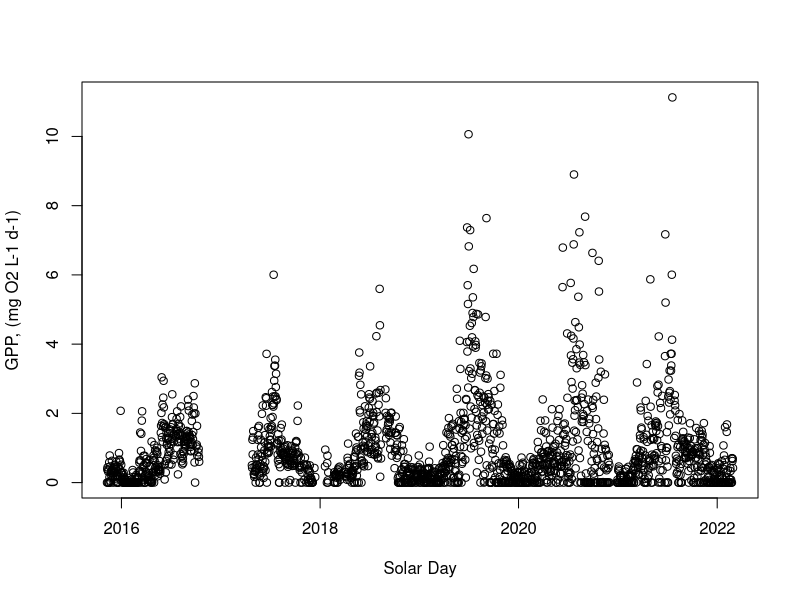
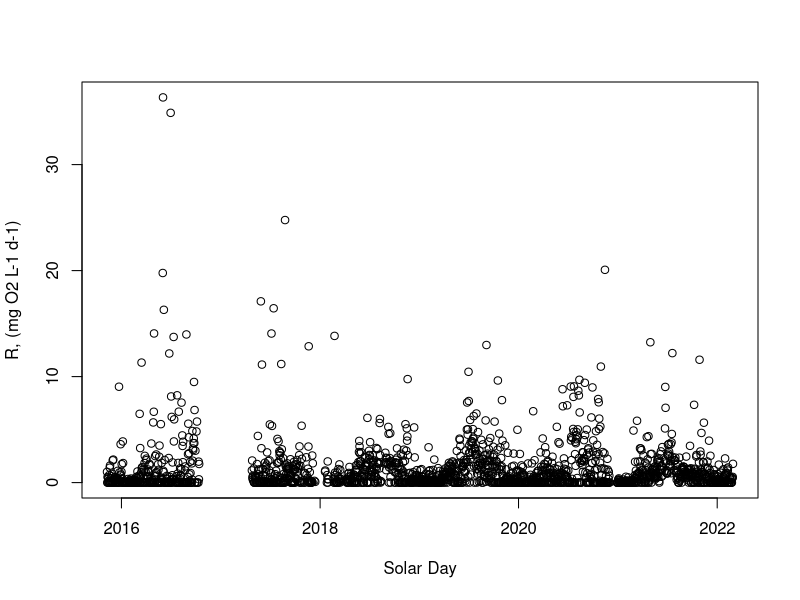
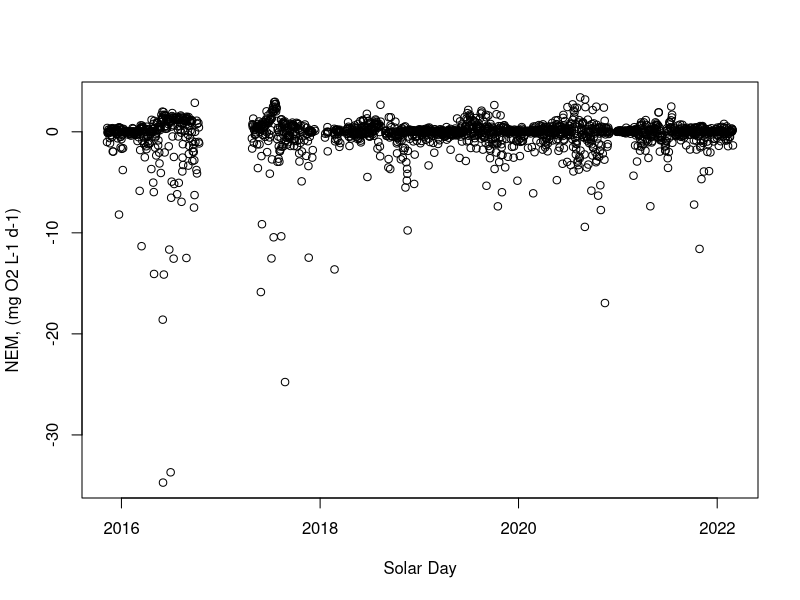
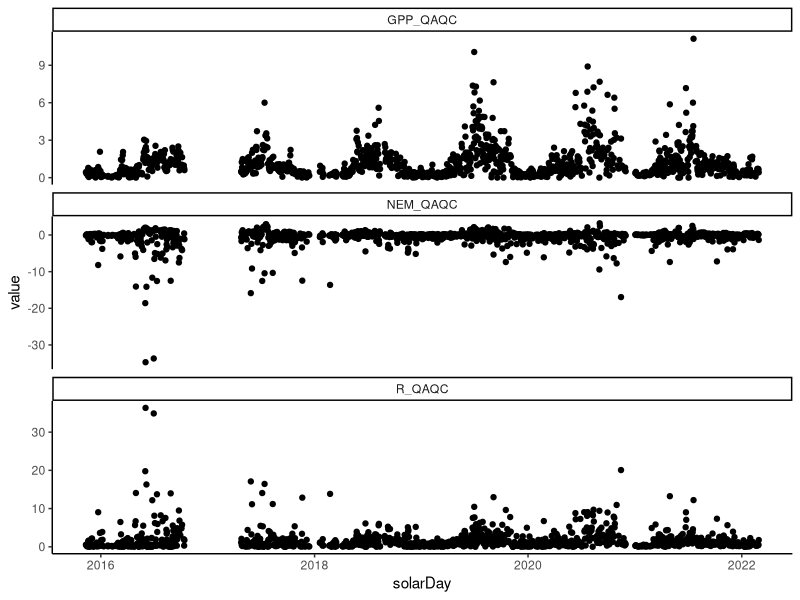
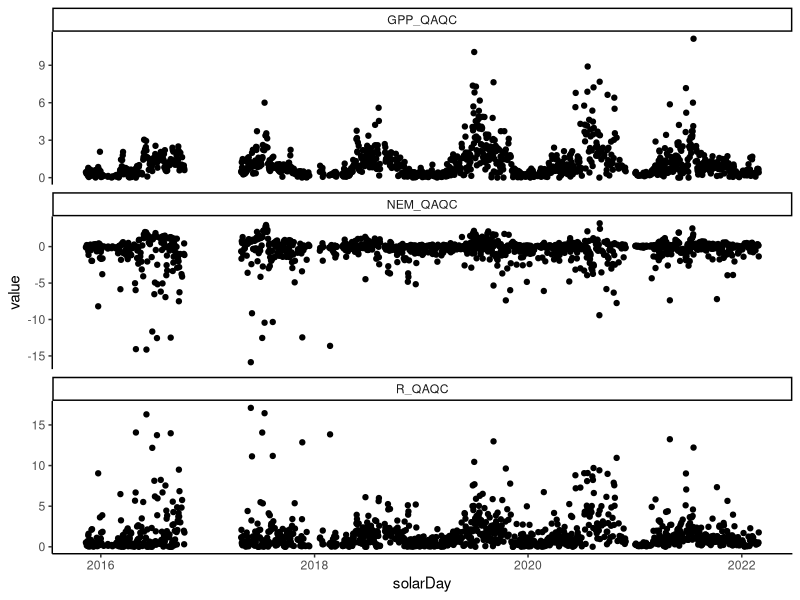

The R script that drew these images, in order:
#### QAQC metab outputs 
#DWH september 2022

#load packages
library(tidyverse)

#check wd after running models
getwd()
setwd(here::here())
getwd()


#### read in data ####
## EXO data 
metaboutput2018_22 <- read.table("./Data/Model_Output/FCR2018_22/FCR2018_22 outputDCR.txt",header=T,sep='\t')
head(metaboutput2018_22)
metaboutput2018_22 <- metaboutput2018_22 %>% 
  mutate(solarDay = as.Date(solarDay))

##InsiteIG (wvwa) data 
metaboutput2015_18 <- read.table("./Data/Model_Output/FCR2015_18/FCR2015_18 outputDCR.txt",header=T,sep='\t')
metaboutput2015_18 <- metaboutput2015_18 %>% 
  mutate(solarDay = as.Date(solarDay)) %>% 
  filter(solarDay < ymd("2018-08-29"))

#bind together
metab_all <- rbind(metaboutput2015_18, metaboutput2018_22)


#### QAQC ####
#check initial plots 
plot(metab_all$solarDay, metab_all$GPP_mgO2perLperday, xlab="Solar Day", ylab="GPP, (mg O2 L-1 d-1)")
plot(metab_all$solarDay, metab_all$R_mgO2perLperday, xlab="Solar Day", ylab="R, (mg O2 L-1 d-1)")
plot(metab_all$solarDay, metab_all$NEM_mgO2perLperday, xlab="Solar Day", ylab="NEM, (mg O2 L-1 d-1)")

#Set values < 0.001 to NA and remove NEM when R or GPP is an NA 
metab_all_QAQC <- metab_all %>% 
  mutate(GPP_QAQC = ifelse(GPP_mgO2perLperday < 0.001, NA, GPP_mgO2perLperday),
         R_QAQC = ifelse(R_mgO2perLperday < 0.001, NA, R_mgO2perLperday),
         NEM_QAQC = ifelse( is.na(GPP_QAQC) | is.na(R_QAQC), NA, NEM_mgO2perLperday) ) 

#number of NAs 
R_na <- metab_all_QAQC %>% 
  filter(is.na(R_QAQC))

GPP_na <- metab_all_QAQC %>% 
  filter(is.na(GPP_QAQC))

NEM_na <- metab_all_QAQC %>% 
  filter(is.na(NEM_QAQC))

#removing days w/ NEM NAs 
metab_QAQCfin <- metab_all_QAQC %>% 
  filter(!is.na(NEM_QAQC)) 

#plot intial QAQC
metab_QAQCfin %>% 
  select(solarDay, GPP_QAQC, NEM_QAQC, R_QAQC) %>% 
  pivot_longer(cols = c(2:4)) %>% 
  ggplot(aes(x = solarDay, y = value))+
  geom_point()+
  facet_wrap(~name, scales = "free_y", nrow = 3)+
  theme_classic()

#check on extreme R outliers,  
R_outlier_check_greater15 <- metab_QAQCfin %>% 
  filter(R_QAQC > 15)
head(R_outlier_check_greater15)

#remvoign four values over 19 and after checking daily model fits, and these had poor model fits 

metab_QAQCfin2 <- metab_QAQCfin %>% 
  filter(R_QAQC < 19)

metab_QAQCfin2 %>% 
  select(solarDay, GPP_QAQC, NEM_QAQC, R_QAQC) %>% 
  pivot_longer(cols = c(2:4)) %>% 
  ggplot(aes(x = solarDay, y = value))+
  geom_point()+
  facet_wrap(~name, scales = "free_y", nrow = 3)+
  theme_classic()


#writing csv for export
write.csv(metab_QAQCfin2, "./Data/Model_Output/MetabOutput_QAQC_15_22.csv", row.names = FALSE)











